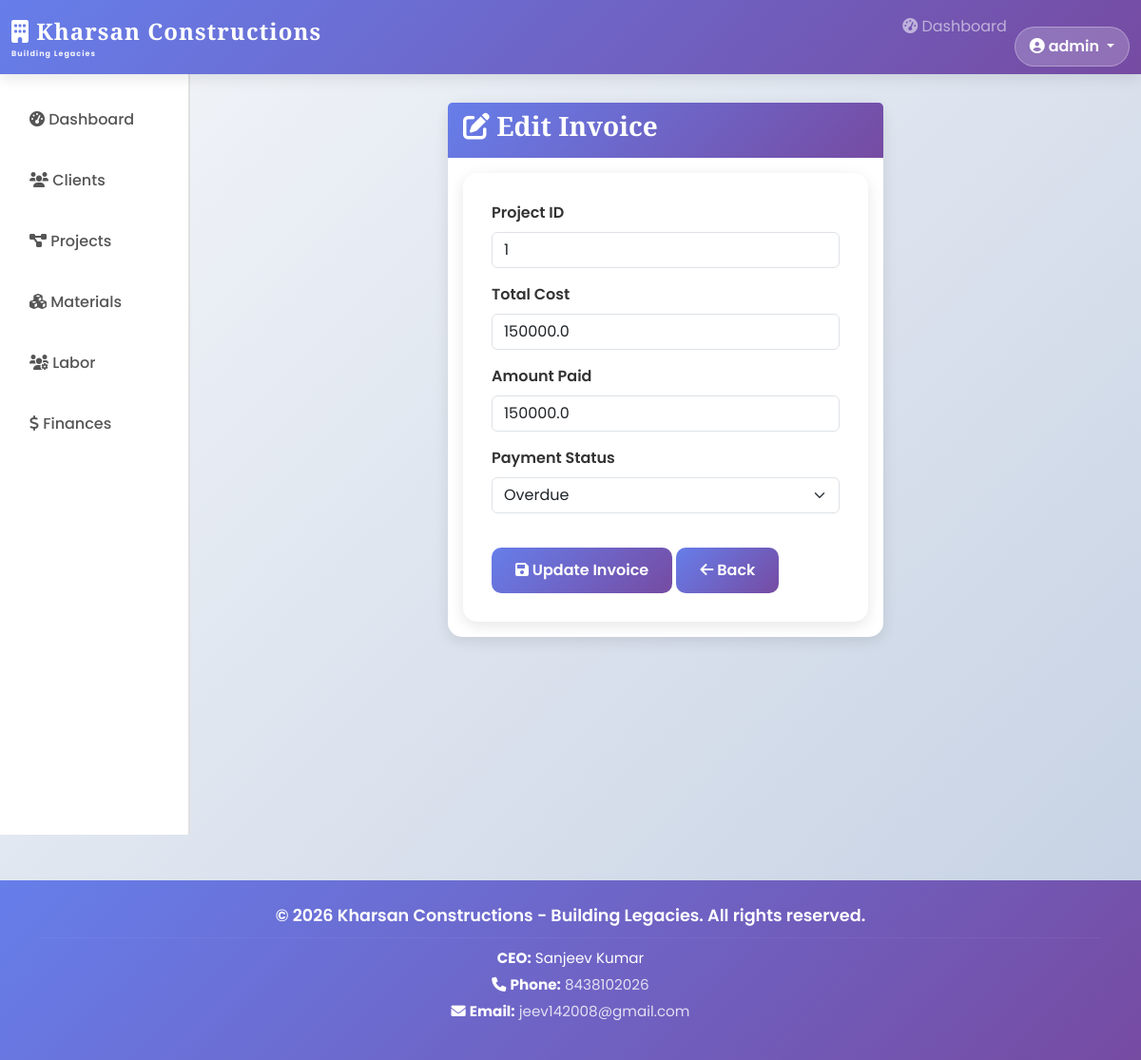
The page /edit_invoice/1 (signed in) on the database its author committed.
### tables this page shows
CREATE TABLE finances (
    invoice_id INTEGER PRIMARY KEY AUTOINCREMENT,
    project_id INTEGER,
    total_cost REAL,
    amount_paid REAL,
    payment_status TEXT,
    FOREIGN KEY (project_id) REFERENCES projects(project_id)
);

### backend.py (the view, shortened to what this page needs)
@app.route('/edit_invoice/<int:id>', methods=['GET', 'POST'])
@login_required
def edit_invoice(id):
    conn = get_db_connection()
    invoice = conn.execute('SELECT * FROM finances WHERE invoice_id = ?', (id,)).fetchone()
    conn.close()
    return render_template('edit_invoice.html', invoice=invoice)

### backend.py (called while the page is built)
def get_db_connection():
    conn = sqlite3.connect(DATABASE)
    conn.row_factory = sqlite3.Row
    return conn

def login_required(f):
    @wraps(f)
    def decorated_function(*args, **kwargs):
        if 'user_id' not in session:
            return redirect(url_for('login'))
        return f(*args, **kwargs)
    return decorated_function

### templates/edit_invoice.html (shortened to what this page needs)
{% extends "base.html" %}
{% block content %}
<div class="row justify-content-center">
    <div class="col-md-6">
        <div class="card">
            <div class="card-header">
                <h3><i class="fas fa-edit"></i> Edit Invoice</h3>
            </div>
            <div class="card-body">
                <form action="{{ url_for('edit_invoice', id=invoice['invoice_id']) }}" method="post">
                    <div class="mb-3">
                        <label for="project_id" class="form-label">Project ID</label>
                        <input type="number" class="form-control" id="project_id" name="project_id" value="{{ invoice['project_id'] }}" required>
                    </div>
                    <div class="mb-3">
                        <label for="total_cost" class="form-label">Total Cost</label>
                        <input type="number" step="0.01" class="form-control" id="total_cost" name="total_cost" value="{{ invoice['total_cost'] }}" min="0" required>
                    </div>
                    <div class="mb-3">
                        <label for="amount_paid" class="form-label">Amount Paid</label>
                        <input type="number" step="0.01" class="form-control" id="amount_paid" name="amount_paid" value="{{ invoice['amount_paid'] }}" min="0">
                    </div>
                    <div class="mb-3">
                        <label for="payment_status" class="form-label">Payment Status</label>
                        <select class="form-select" id="payment_status" name="payment_status">
                            <option value="overdue" {% if invoice['payment_status'] == 'overdue' %}selected{% endif %}>Overdue</option>
                        </select>
                    </div>
                    <button type="submit" class="btn btn-primary"><i class="fas fa-save"></i> Update Invoice</button>
                    <a href="{{ url_for('finances') }}" class="btn btn-secondary"><i class="fas fa-arrow-left"></i> Back</a>
                </form>
            </div>
        </div>
    </div>
</div>
{% endblock %}

### static/style.css (style rules this page uses)
* { font-family: 'Poppins', sans-serif; margin: 0; padding: 0; box-sizing: border-box; }
h1, h2, h3, h4, h5, h6 { font-family: 'Playfair Display', serif; font-weight: 700; }
body { background: linear-gradient(135deg, #f5f7fa 0%, #c3cfe2 100%); min-height: 100vh; }
form { background: white; padding: 30px; border-radius: 15px; box-shadow: 0 4px 15px rgba(0, 0, 0, 0.1); animation: slideUp 0.6s ease-out; max-width: 600px; }
label { display: block; margin-bottom: 8px; font-weight: 600; color: #333; }
input, select, textarea { width: 100%; padding: 12px 15px; margin-top: 5px; border: 2px solid #e0e0e0; border-radius: 10px; font-size: 1rem; transition: all 0.3s ease; font-family: 'Poppins', sans-serif; }
button, .btn { padding: 12px 25px; background: linear-gradient(135deg, #667eea 0%, #764ba2 100%); color: white; border: none; border-radius: 10px; cursor: pointer; font-weight: 600; font-size: 1rem; transition: all 0.3s ease; font-family: 'Poppins', sans-serif; margin-top: 20px; }
.card { border: none; border-radius: 15px; box-shadow: 0 4px 15px rgba(0, 0, 0, 0.1); transition: all 0.3s ease; animation: fadeIn 0.6s ease-in; }
.card-header { background: linear-gradient(135deg, #667eea 0%, #764ba2 100%); color: white; border-radius: 15px 15px 0 0; border: none; font-weight: 600; }
a { color: #667eea; text-decoration: none; transition: all 0.3s ease; }

### templates/base.html (style rules this page uses)
* { font-family: 'Poppins', sans-serif; }
h1, h2, h3, h4, h5, h6 { font-family: 'Playfair Display', serif; font-weight: 700; }
body { background-color: #f5f7fa; animation: fadeIn 0.5s ease-in; }

### rows shown on the page
finances: project_id "1", total_cost "150000.0", amount_paid "150000.0", payment_status "Overdue"

### other values the page prints
{{ session['username'] }} "admin"
